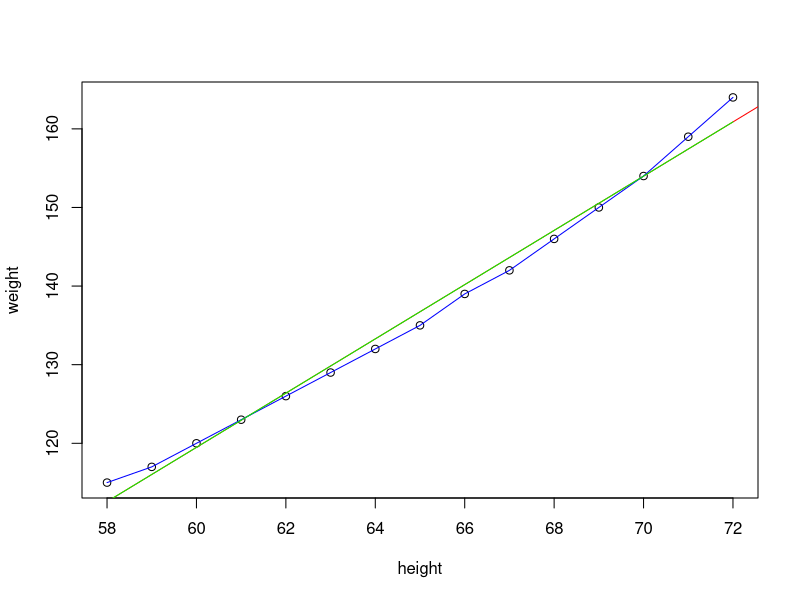
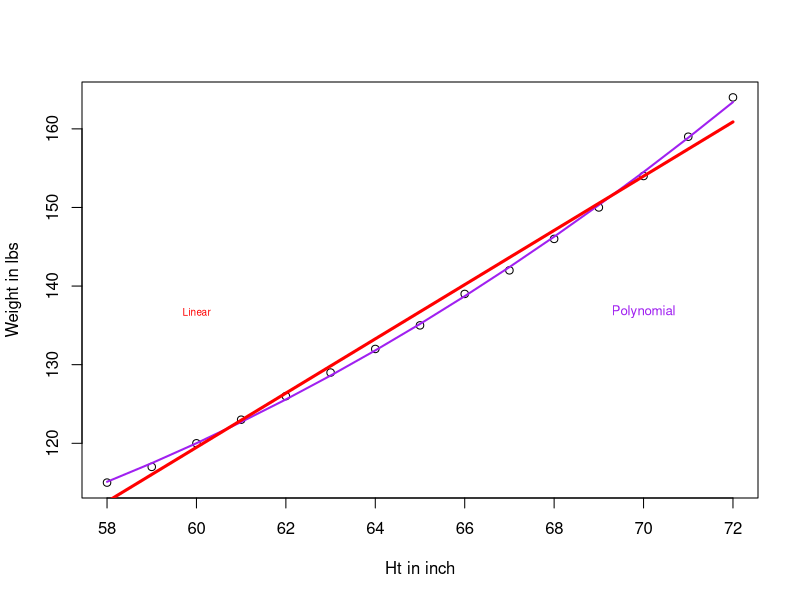
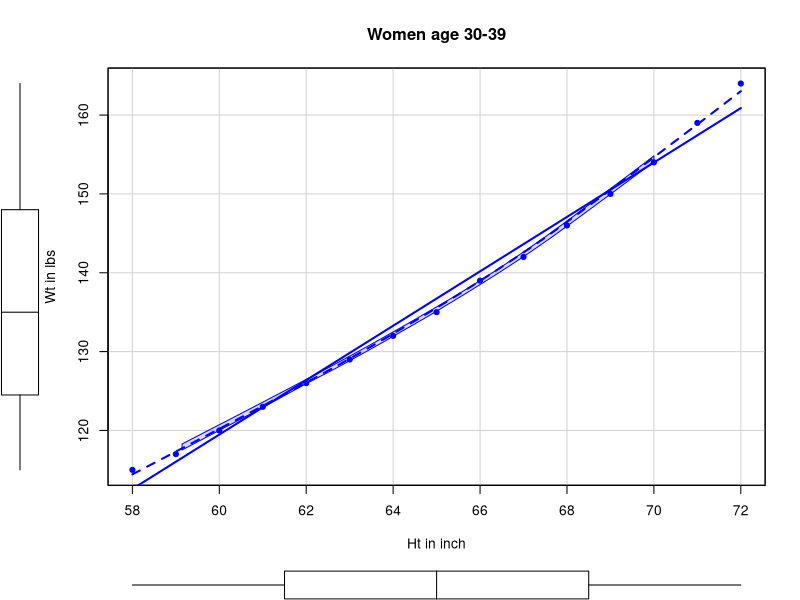

Source code (R) for these figures, in order:
#Linear Regression

#myfit = lm(formula, data)
data(women)
women
?women
#height	 numeric	 Height (in)
#weight	 numeric	 Weight (lbs)

# Linear Regreession

attach(women)
cov(height,weight)
cor(height,weight)
weight.lm = lm(weight ~ height, data=women)

weight.lm
summary(weight.lm)
plot(height, weight )
abline(weight.lm, col='red')

fitted(weight.lm)
lines(height, weight, col='blue')
lines(height, fitted(weight.lm), col='green')
cbind(height,weight, fitted(weight.lm))
cbind(height,weight, fitted(weight.lm), weight-fitted(weight.lm), residuals(weight.lm))

summary(residuals(weight.lm))
new.data = data.frame(height= 70)
new.data = data.frame(height=c(70,75,80))

predict(weight.lm, newdata = new.data, interval='confidence')
predict(weight.lm, newdata = new.data, interval='prediction')




# Polynomial Regression X2
weight.lm2 = lm(weight ~ height + I(height^2), data=women)
weight.lm2
summary(weight.lm2)
plot(women$height, women$weight, xlab='Ht in inch', ylab='Weight in lbs')
lines(women$height, fitted(weight.lm2), col='purple', lwd=2)
text(mean(women$height)+5, mean(women$weight), 'Polynomial', col='purple', cex=.8)
lines(women$height, fitted(weight.lm), col='red', lwd=3)
text(mean(women$height)-5, mean(women$weight), 'Linear', col='red', cex=.6)

# higher polynomial
weight.lmn = lm(weight ~ height + I(height^2) + I(height^3), data=women)
summary(weight.lmn) # max residual errors reduced

# scatter plot for above data
library(car)
car::scatterplot(weight ~ height, data=women, spread=F, smoother.args= list(lty=2),
    pch=19, main='Women age 30-39', xlab='Ht in inch', ylab='Wt in lbs' )

#http://www.dummies.com/programming/r/how-to-predict-new-data-values-with-r/



# Linear - Polynomial - Multiple Linear


# Eruptions

attach(faithful)     # attach the data frame 
eruption.lm = lm(eruptions ~ waiting)
summary(eruption.lm)
newdata = data.frame(waiting=c(80,90,100))
predict(eruption.lm, newdata) #, interval="confidence")
head(faithful)
faithful[waiting==80,]
